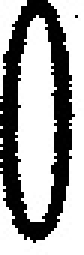
#> input picture src/ch4/模板匹配算法/formated/cutedImg/0.jpg, 28 x 85 px, found by its file name (shown 3 times larger); its folder holds 4 pictures in this run
$ python '图片格式统一化处理.py'
#> lines starting #> are read from the running program, lines starting #| are printed output that depends on the picture
import cv2
import numpy as np

def formatImg(file_name):
#> called with file_name = 'cutedImg\\0.jpg'
    img=cv2.imread(file_name,cv2.IMREAD_GRAYSCALE)
#> img is the input picture: shape (85, 28); min 0, max 255, mean 161.8
    h,w=img.shape
#> h = 85; w = 28
    mask=np.ones((100,100),dtype='u1')
    mask[:,:]=255
    mask[(100-h)//2:(100-h)//2+h,(100-w)//2:(100-w)//2+w]=img
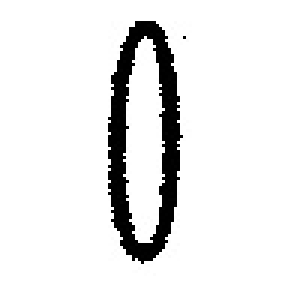
#> mask: shape (100, 100) (shown 3 times larger); min 0, max 255, mean 232.8
    return mask


import os
files=os.listdir('cutedImg\\')
for file in files:
    if str(file).__contains__('jpg'):
        format=formatImg(file_name='cutedImg\\'+str(file))
        cv2.imshow(file,format)
        cv2.imwrite('cut_format//'+str(file),format)
#> pass 2 of the loop `for file in files:`:
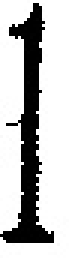
#> input picture src/ch4/模板匹配算法/formated/cutedImg/1.jpg, 23 x 86 px, found by its file name (shown 3 times larger)
#> in formatImg, img is the input picture: shape (86, 23); min 0, max 255, mean 188.9
#> in formatImg (call 2), `mask[(100-h)//2:(100-h)//2+h,(100-w)//2:(100-w)//2+w]=img`:
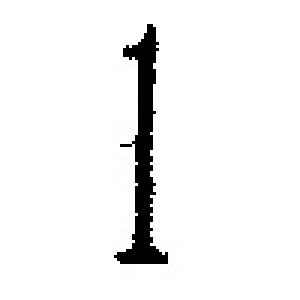
#> mask: shape (100, 100) (shown 3 times larger); min 0, max 255, mean 241.9
#> pass 3 of the loop `for file in files:`:
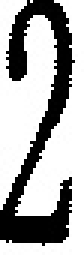
#> input picture src/ch4/模板匹配算法/formated/cutedImg/2.jpg, 28 x 85 px, found by its file name (shown 3 times larger)
#> in formatImg, img is the input picture: shape (85, 28); min 0, max 255, mean 171.5
#> in formatImg (call 3), `mask[(100-h)//2:(100-h)//2+h,(100-w)//2:(100-w)//2+w]=img`:
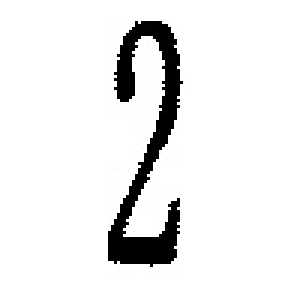
#> mask: shape (100, 100) (shown 3 times larger); min 0, max 255, mean 235.1
#> the loop made 4 passes; the first 3 are shown

cv2.waitKey()
